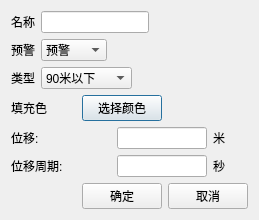
<?xml version="1.0" encoding="UTF-8"?>
<ui version="4.0">
 <class>MooringInfoDialog</class>
 <widget class="QDialog" name="MooringInfoDialog">
  <property name="geometry">
   <rect>
    <x>0</x>
    <y>0</y>
    <width>259</width>
    <height>214</height>
   </rect>
  </property>
  <property name="windowTitle">
   <string>新增锚泊</string>
  </property>
  <layout class="QVBoxLayout" name="verticalLayout">
   <item>
    <layout class="QHBoxLayout" name="horizontalLayout_5">
     <item>
      <widget class="QLabel" name="label">
       <property name="text">
        <string>名称</string>
       </property>
      </widget>
     </item>
     <item>
      <widget class="QLineEdit" name="nameLineEdit"/>
     </item>
     <item>
      <spacer name="horizontalSpacer_2">
       <property name="orientation">
        <enum>Qt::Horizontal</enum>
       </property>
       <property name="sizeHint" stdset="0">
        <size>
         <width>40</width>
         <height>20</height>
        </size>
       </property>
      </spacer>
     </item>
    </layout>
   </item>
   <item>
    <layout class="QHBoxLayout" name="horizontalLayout_3">
     <item>
      <widget class="QLabel" name="label_3">
       <property name="text">
        <string>预警</string>
       </property>
      </widget>
     </item>
     <item>
      <widget class="QComboBox" name="statusComboBox">
       <item>
        <property name="text">
         <string>预警</string>
        </property>
       </item>
       <item>
        <property name="text">
         <string>非预警</string>
        </property>
       </item>
      </widget>
     </item>
     <item>
      <spacer name="horizontalSpacer_3">
       <property name="orientation">
        <enum>Qt::Horizontal</enum>
       </property>
       <property name="sizeHint" stdset="0">
        <size>
         <width>751</width>
         <height>20</height>
        </size>
       </property>
      </spacer>
     </item>
    </layout>
   </item>
   <item>
    <layout class="QHBoxLayout" name="horizontalLayout_4">
     <item>
      <widget class="QLabel" name="label_2">
       <property name="text">
        <string>类型</string>
       </property>
      </widget>
     </item>
     <item>
      <widget class="QComboBox" name="typeComboBox">
       <item>
        <property name="text">
         <string>90米以下</string>
        </property>
       </item>
       <item>
        <property name="text">
         <string>90-150米</string>
        </property>
       </item>
       <item>
        <property name="text">
         <string>150 -200米</string>
        </property>
       </item>
       <item>
        <property name="text">
         <string>200-300米</string>
        </property>
       </item>
       <item>
        <property name="text">
         <string>超过300米</string>
        </property>
       </item>
      </widget>
     </item>
     <item>
      <spacer name="horizontalSpacer_4">
       <property name="orientation">
        <enum>Qt::Horizontal</enum>
       </property>
       <property name="sizeHint" stdset="0">
        <size>
         <width>40</width>
         <height>20</height>
        </size>
       </property>
      </spacer>
     </item>
    </layout>
   </item>
   <item>
    <layout class="QHBoxLayout" name="horizontalLayout_10">
     <item>
      <widget class="QLabel" name="label_13">
       <property name="text">
        <string>填充色</string>
       </property>
      </widget>
     </item>
     <item>
      <widget class="QLabel" name="colorLabel">
       <property name="minimumSize">
        <size>
         <width>23</width>
         <height>0</height>
        </size>
       </property>
       <property name="maximumSize">
        <size>
         <width>23</width>
         <height>16777215</height>
        </size>
       </property>
       <property name="text">
        <string/>
       </property>
      </widget>
     </item>
     <item>
      <widget class="QPushButton" name="colorPushButton">
       <property name="text">
        <string>选择颜色</string>
       </property>
      </widget>
     </item>
     <item>
      <spacer name="horizontalSpacer_5">
       <property name="orientation">
        <enum>Qt::Horizontal</enum>
       </property>
       <property name="sizeHint" stdset="0">
        <size>
         <width>40</width>
         <height>20</height>
        </size>
       </property>
      </spacer>
     </item>
    </layout>
   </item>
   <item>
    <layout class="QHBoxLayout" name="horizontalLayout_2">
     <item>
      <widget class="QLabel" name="label_4">
       <property name="minimumSize">
        <size>
         <width>100</width>
         <height>0</height>
        </size>
       </property>
       <property name="text">
        <string>位移:</string>
       </property>
      </widget>
     </item>
     <item>
      <widget class="QLineEdit" name="displaceDisLineEdit"/>
     </item>
     <item>
      <widget class="QLabel" name="label_5">
       <property name="text">
        <string>米</string>
       </property>
      </widget>
     </item>
     <item>
      <spacer name="horizontalSpacer_6">
       <property name="orientation">
        <enum>Qt::Horizontal</enum>
       </property>
       <property name="sizeHint" stdset="0">
        <size>
         <width>40</width>
         <height>20</height>
        </size>
       </property>
      </spacer>
     </item>
    </layout>
   </item>
   <item>
    <layout class="QHBoxLayout" name="horizontalLayout_6">
     <item>
      <widget class="QLabel" name="label_6">
       <property name="minimumSize">
        <size>
         <width>100</width>
         <height>0</height>
        </size>
       </property>
       <property name="text">
        <string>位移周期:</string>
       </property>
      </widget>
     </item>
     <item>
      <widget class="QLineEdit" name="displaceCycleLineEdit"/>
     </item>
     <item>
      <widget class="QLabel" name="label_7">
       <property name="text">
        <string>秒</string>
       </property>
      </widget>
     </item>
     <item>
      <spacer name="horizontalSpacer_7">
       <property name="orientation">
        <enum>Qt::Horizontal</enum>
       </property>
       <property name="sizeHint" stdset="0">
        <size>
         <width>40</width>
         <height>20</height>
        </size>
       </property>
      </spacer>
     </item>
    </layout>
   </item>
   <item>
    <layout class="QHBoxLayout" name="horizontalLayout">
     <item>
      <spacer name="horizontalSpacer">
       <property name="orientation">
        <enum>Qt::Horizontal</enum>
       </property>
       <property name="sizeHint" stdset="0">
        <size>
         <width>40</width>
         <height>20</height>
        </size>
       </property>
      </spacer>
     </item>
     <item>
      <widget class="QPushButton" name="comfirmButton">
       <property name="text">
        <string>确定</string>
       </property>
      </widget>
     </item>
     <item>
      <widget class="QPushButton" name="cancelButton">
       <property name="text">
        <string>取消</string>
       </property>
      </widget>
     </item>
    </layout>
   </item>
  </layout>
 </widget>
 <resources/>
 <connections/>
</ui>
